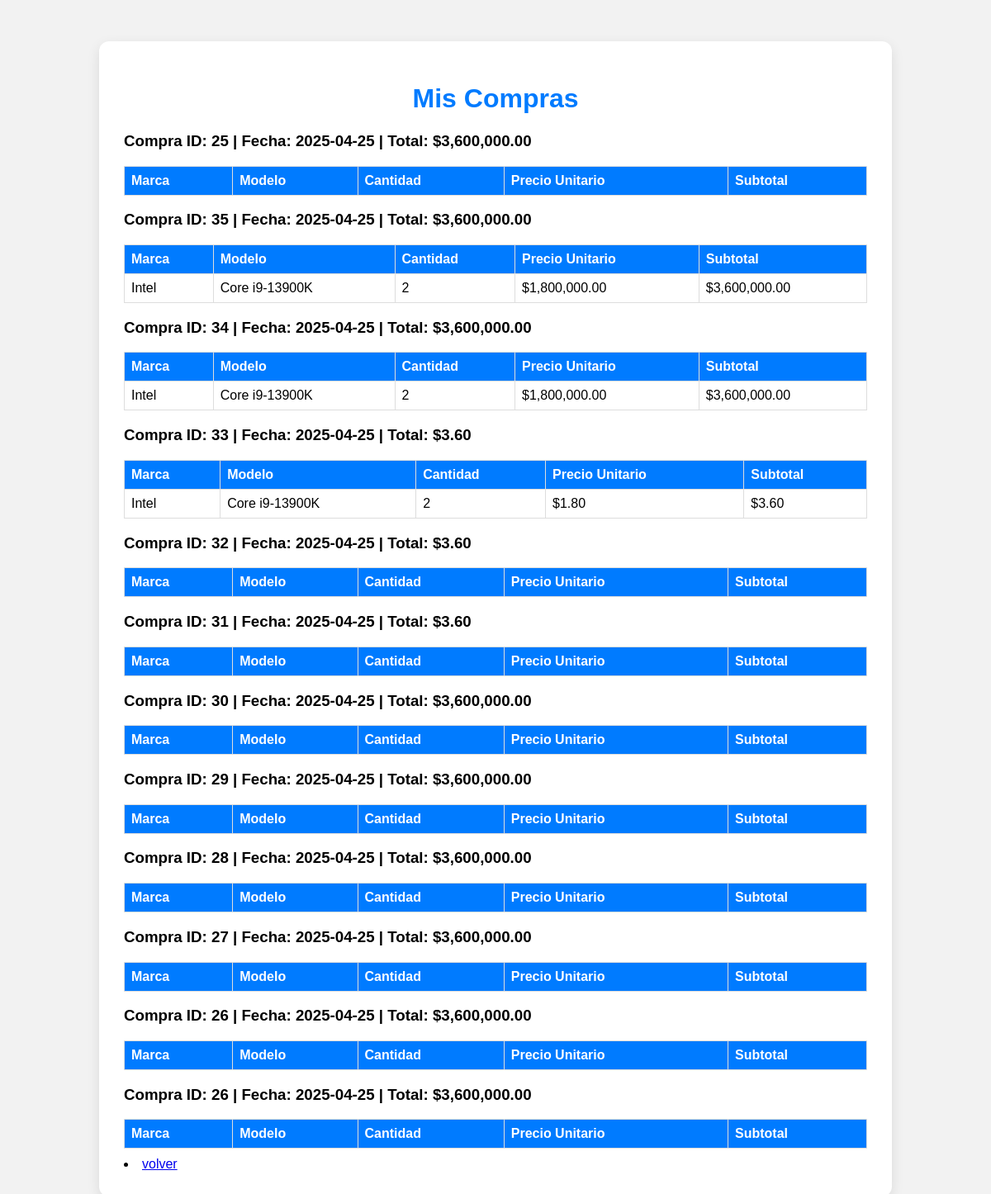
/usuario/ver_compras.php (signed in), run on the app's committed database.
### tables this page shows
CREATE TABLE `ventas` (
  `id_venta` int(11) NOT NULL,
  `documento` int(11) NOT NULL,
  `fecha` date DEFAULT curdate(),
  `total` decimal(10,2) NOT NULL
);

CREATE TABLE `detalles_venta` (
  `id_deta_ven_pro` int(11) NOT NULL,
  `id_venta` int(11) DEFAULT NULL,
  `id_procesadores` int(11) DEFAULT NULL,
  `cantidad` int(11) DEFAULT NULL
);

CREATE TABLE `procesadores` (
  `id_procesadores` int(11) NOT NULL,
  `codigo_barras` varchar(50) NOT NULL,
  `marca` varchar(50) NOT NULL,
  `modelo` varchar(100) NOT NULL,
  `nucleos` int(11) DEFAULT NULL,
  `hilos` int(11) DEFAULT NULL,
  `frecuencia_base` decimal(4,2) DEFAULT NULL,
  `precio_uni` decimal(10,2) DEFAULT NULL
);

### usuario/ver_compras.php (the view, shortened to what this page needs)
<?php
$db = new Database();
$con = $db->conectar();
$documento = $_SESSION['documento'] ?? null;
try {
    $ventasStmt = $con->prepare("
        SELECT v.id_venta, v.fecha, v.total
        FROM ventas v
        WHERE v.documento = ?
        ORDER BY v.fecha DESC
    ");
    $ventasStmt->execute([$documento]);
    $ventas = $ventasStmt->fetchAll(PDO::FETCH_ASSOC);
    foreach ($ventas as &$venta) {
        $detalleStmt = $con->prepare("
            SELECT p.marca, p.modelo, dv.cantidad, p.precio_uni
            FROM detalles_venta dv
            JOIN procesadores p ON dv.id_procesadores = p.id_procesadores
            WHERE dv.id_venta = ?
        ");
        $detalleStmt->execute([$venta['id_venta']]);
        $venta['detalles'] = $detalleStmt->fetchAll(PDO::FETCH_ASSOC);
    }
} catch (PDOException $e) {
    echo "<p style='color: red;'>❌ Error: " . $e->getMessage() . "</p>";
}
?>
<!DOCTYPE html>
<html lang="es">
<head>
</head>
<body>
<div class="container">
    <h1>Mis Compras</h1>
    <?php foreach ($ventas as $venta): ?>
        <h3>Compra ID: <?= $venta['id_venta'] ?> | Fecha: <?= $venta['fecha'] ?> | Total: $<?= number_format($venta['total'], 2) ?></h3>
        <table class="detalle-table">
            <thead>
                <tr>
                    <th>Marca</th>
                    <th>Modelo</th>
                    <th>Cantidad</th>
                    <th>Precio Unitario</th>
                    <th>Subtotal</th>
                </tr>
            </thead>
            <tbody>
                <?php foreach ($venta['detalles'] as $detalle): ?>
                    <tr>
                        <td><?= htmlspecialchars($detalle['marca']) ?></td>
                        <td><?= htmlspecialchars($detalle['modelo']) ?></td>
                        <td><?= $detalle['cantidad'] ?></td>
                        <td>$<?= number_format($detalle['precio_uni'], 2) ?></td>
                        <td>$<?= number_format($detalle['cantidad'] * $detalle['precio_uni'], 2) ?></td>
                    </tr>
                <?php endforeach; ?>
            </tbody>
        </table>
    <?php endforeach; ?>
    <li><a href="index.php">volver</a></li>
</div>
</body>
</html>

### usuario/ver_compras.php (style rules this page uses)
body { font-family: Arial, sans-serif; background: #f2f2f2; margin: 0; padding: 0; }
.container { max-width: 900px; background: white; margin: 50px auto; padding: 30px; border-radius: 12px; box-shadow: 0 5px 15px rgba(0,0,0,0.1); }
h1 { text-align: center; color: #007bff; }
table { width: 100%; border-collapse: collapse; margin-top: 20px; }
table, th, td { border: 1px solid #ddd; padding: 8px; text-align: left; }
th { background-color: #007bff; color: white; }
.detalle-table { width: 100%; border: 1px solid #ddd; margin-top: 10px; margin-bottom: 10px; }
.detalle-table th, .detalle-table td { padding: 8px; text-align: left; }
.detalle-table th { background-color: #007bff; color: white; }

### data on the page
ventas: id_venta "25", fecha "2025-04-25", total "3,600,000.00"
ventas: id_venta "35", fecha "2025-04-25", total "3,600,000.00"
detalles_venta: id_procesadores.marca "Intel", id_procesadores.modelo "Core i9-13900K", cantidad "2", id_procesadores.precio_uni "1,800,000.00", $detalle['cantidad']*$detalle['precio_uni'] "3,600,000.00"
ventas: id_venta "34", fecha "2025-04-25", total "3,600,000.00"
ventas: id_venta "33", fecha "2025-04-25", total "3.60"
detalles_venta: id_procesadores.marca "Intel", id_procesadores.modelo "Core i9-13900K", cantidad "2", id_procesadores.precio_uni "1.80", $detalle['cantidad']*$detalle['precio_uni'] "3.60"
ventas: id_venta "32", fecha "2025-04-25", total "3.60"
ventas: id_venta "31", fecha "2025-04-25", total "3.60"
ventas: id_venta "30", fecha "2025-04-25", total "3,600,000.00"
ventas: id_venta "29", fecha "2025-04-25", total "3,600,000.00"
ventas: id_venta "28", fecha "2025-04-25", total "3,600,000.00"
ventas: id_venta "27", fecha "2025-04-25", total "3,600,000.00"
ventas: id_venta "26", fecha "2025-04-25", total "3,600,000.00"
